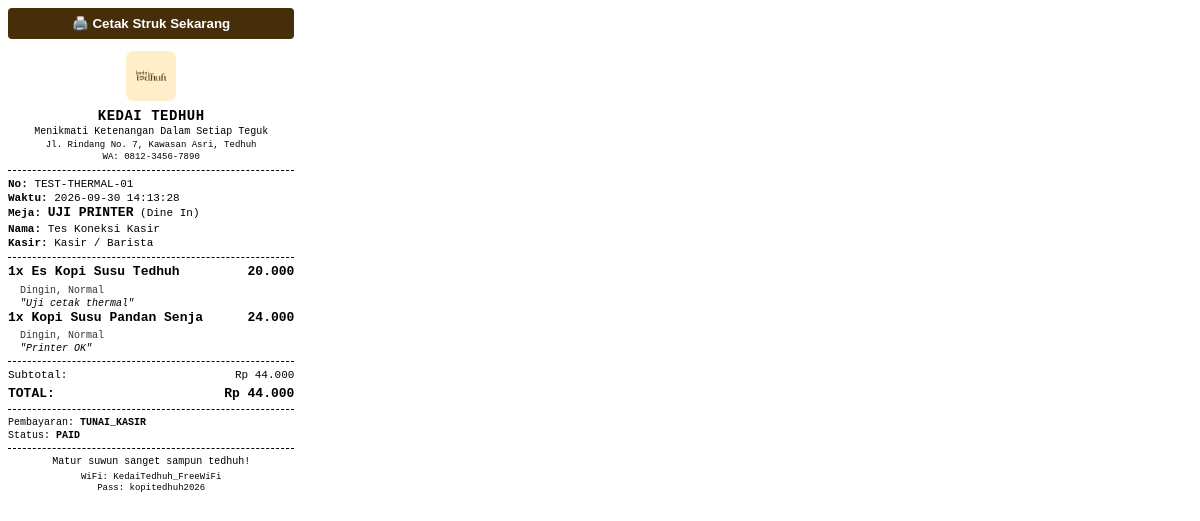
/kasir/struk/test, run on the app's committed database.
### tables this page shows
CREATE TABLE settings (
            key TEXT PRIMARY KEY,
            value TEXT
        );

### app.py (the view)
@app.route('/kasir/struk/test')
def print_test_receipt():
    conn = get_db_connection()
    cursor = conn.cursor()
    cursor.execute("SELECT key, value FROM settings")
    settings = dict(cursor.fetchall())
    conn.close()
    mock_order = {
        'id': 0,
        'order_number': 'TEST-THERMAL-01',
        'table_number': 'UJI PRINTER',
        'customer_name': 'Tes Koneksi Kasir',
        'order_type': 'Dine In',
        'subtotal': 44000,
        'discount': 0,
        'total_amount': 44000,
        'payment_method': 'TUNAI_KASIR',
        'payment_status': 'PAID',
        'cashier_name': 'Kasir / Barista',
        'created_at': datetime.now().strftime('%Y-%m-%d %H:%M:%S')
    }
    mock_items = [
        {'name': 'Es Kopi Susu Tedhuh', 'quantity': 1, 'subtotal': 20000, 'temperature': 'Dingin', 'sugar_level': 'Normal', 'selected_addons': '', 'notes': 'Uji cetak thermal'},
        {'name': 'Kopi Susu Pandan Senja', 'quantity': 1, 'subtotal': 24000, 'temperature': 'Dingin', 'sugar_level': 'Normal', 'selected_addons': '', 'notes': 'Printer OK'}
    ]
    return render_template('receipt.html', order=mock_order, items=mock_items, settings=settings)

### database.py (called while the page is built)
def get_db_connection():
    conn = sqlite3.connect(DB_PATH)
    conn.row_factory = sqlite3.Row
    return conn

### templates/receipt.html (shortened to what this page needs)
<!DOCTYPE html>
<html lang="id">
<head>
</head>
<body>
  <div class="no-print">
    <button onclick="window.print()" class="btn-print">🖨️ Cetak Struk Sekarang</button>
  </div>
  <div class="text-center">
    {% if settings.get('receipt_show_logo', '1') != '0' %}
    <img src="/static/img/logo.png" alt="Logo" style="width: 50px; height: 50px; object-fit: cover; border-radius: 8px; margin: 0 auto 6px auto; display: block;">
    {% endif %}
    <div class="font-bold" style="font-size: 14px; letter-spacing: 0.5px;">{{ settings.get('cafe_name', 'KEDAI TEDHUH')|upper }}</div>
    <div style="font-size: 10px;">{{ settings.get('tagline', 'Ketenangan Dalam Setiap Teguk') }}</div>
    <div style="font-size: 9px; margin-top: 2px;">{{ settings.get('address', 'Jl. Rindang No. 7, Kawasan Asri') }}</div>
    <div style="font-size: 9px;">WA: {{ settings.get('phone', '0812-3456-7890') }}</div>
  </div>
  <div class="divider"></div>
  <div style="font-size: 11px;">
    <div><strong>No:</strong> {{ order.order_number }}</div>
    <div><strong>Waktu:</strong> {{ order.created_at }}</div>
    <div><strong>Meja:</strong> <span style="font-size: 13px; font-weight: bold;">{{ order.table_number }}</span> ({{ order.order_type }})</div>
    <div><strong>Nama:</strong> {{ order.customer_name }}</div>
    <div><strong>Kasir:</strong> {{ order.get('cashier_name', 'Staff Kasir') }}</div>
  </div>
  <div class="divider"></div>
  <div>
    {% for item in items %}
      <div class="item-row font-bold">
        <span>{{ item.quantity }}x {{ item.name }}</span>
        <span>{{ "{:,}".format(item.subtotal).replace(',', '.') }}</span>
      </div>
      {% if item.temperature != '-' or item.sugar_level != '-' or item.selected_addons %}
        <div class="item-detail">
          {{ [item.temperature, item.sugar_level, item.selected_addons]|select|reject('equalto', '-')|join(', ') }}
        </div>
      {% endif %}
      {% if item.notes %}
        <div class="notes">"{{ item.notes }}"</div>
      {% endif %}
    {% endfor %}
  </div>
  <div class="divider"></div>
  <div style="font-size: 11px;">
    <div class="item-row">
      <span>Subtotal:</span>
      <span>Rp {{ "{:,}".format(order.subtotal).replace(',', '.') }}</span>
    </div>
    <div class="item-row font-bold" style="font-size: 13px; margin-top: 2px;">
      <span>TOTAL:</span>
      <span>Rp {{ "{:,}".format(order.total_amount).replace(',', '.') }}</span>
    </div>
  </div>
  <div class="divider"></div>
  <div style="font-size: 10px;">
    <div>Pembayaran: <strong>{{ order.payment_method }}</strong></div>
    <div>Status: <strong>{{ order.payment_status }}</strong></div>
  </div>
  <div class="divider"></div>
  <div class="text-center" style="font-size: 10px; margin-top: 6px;">
    <div>{{ settings.get('receipt_footer_msg', 'Terima kasih telah singgah & tedhuh bersama kami.') }}</div>
    {% if settings.get('wifi_ssid') %}
    <div style="margin-top: 4px; font-size: 9px;">WiFi: {{ settings.get('wifi_ssid') }}</div>
    <div style="font-size: 9px;">Pass: {{ settings.get('wifi_password') }}</div>
    {% endif %}
  </div>
  {% if settings.get('printer_auto_cut', '1') == '1' %}
  <div style="height: 25px;"></div>
  {% endif %}
</body>
</html>

### data on the page
settings: get "KEDAI TEDHUH"
settings: get "Menikmati Ketenangan Dalam Setiap Teguk"
settings: get "Jl. Rindang No. 7, Kawasan Asri, Tedhuh"
settings: get "0812-3456-7890"
settings: get "Matur suwun sanget sampun tedhuh!"
settings: get "KedaiTedhuh_FreeWiFi"
settings: get "kopitedhuh2026"

### other printed values
{{ order.order_number }} "TEST-THERMAL-01"
{{ order.created_at }} "2026-09-30 14:13:28"
{{ order.table_number }} "UJI PRINTER"
{{ order.order_type }} "Dine In"
{{ order.customer_name }} "Tes Koneksi Kasir"
{{ order.get('cashier_name', 'Staff Kasir') }} "Kasir / Barista"
{{ item.quantity }} "1" "1"
{{ item.name }} "Es Kopi Susu Tedhuh" "Kopi Susu Pandan Senja"
{{ "{:,}".format(item.subtotal).replace(',', '.') }} "20.000" "24.000"
{{ item.notes }} "Uji cetak thermal" "Printer OK"
{{ "{:,}".format(order.subtotal).replace(',', '.') }} "44.000"
{{ "{:,}".format(order.total_amount).replace(',', '.') }} "44.000"
{{ order.payment_method }} "TUNAI_KASIR"
{{ order.payment_status }} "PAID"
